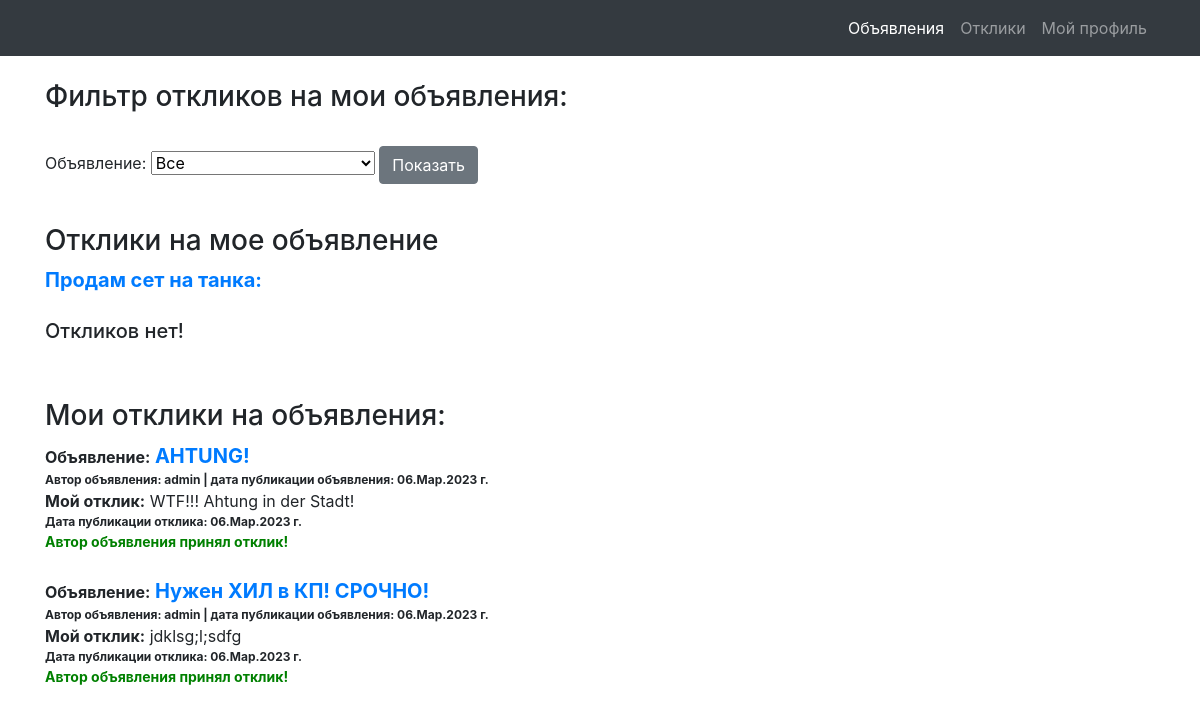
The page /responses/4 (signed in) on the database its author committed.
### board/models.py (models this page shows)
class Post(models.Model):
    Tanks = 'Танки'
    Healers = 'Хилы'
    DD = 'ДД'
    Traders = 'Торговцы'
    GM = 'Гилдмастеры'
    QG = 'Квестгиверы'
    BM = 'Кузнецы'
    LE = 'Кожевники'
    PO = 'Зельевары'
    MS = 'Мастера заклинаний'
    CATEGORY = [
        (Tanks, 'Танки'),
        (Healers, 'Хилы'),
        (Traders, 'Торговцы'),
        (GM, 'Гилдмастеры'),
        (QG, 'Квестгиверы'),
        (BM, 'Кузнецы'),
        (LE, 'Кожевники'),
        (PO, 'Зельевары'),
        (MS, 'Мастера заклинаний'),
    ]
    author = models.ForeignKey(User, on_delete=models.CASCADE)
    category = models.CharField(max_length=18, choices=CATEGORY, verbose_name='Категория')
    dateCreation = models.DateTimeField(auto_now_add=True)
    title = models.CharField(max_length=256, verbose_name='Название')
    text = RichTextField()

class Response(models.Model):
    author = models.ForeignKey(User, on_delete=models.CASCADE)
    post = models.ForeignKey(Post, on_delete=models.CASCADE)
    text = models.TextField()
    status = models.BooleanField(default=False)
    dateCreation = models.DateTimeField(auto_now_add=True)

### board/views.py (the view, shortened to what this page needs)
# urls.py: path('responses', Responses.as_view(), name='responses'),
class Responses(LoginRequiredMixin, ListView):
    model = Response
    template_name = 'responses.html'
    context_object_name = 'responses'
    def get_context_data(self, **kwargs):
        context = super(Responses, self).get_context_data(**kwargs)
        global title
        """
        Далее в условии - если пользователь попал на страницу через ссылку из письма, в которой содержится
        ID поста для фильтра - фильтр работает по этому ID
        """
        if self.kwargs.get('pk') and Post.objects.filter(id=self.kwargs.get('pk')).exists():
            title = str(Post.objects.get(id=self.kwargs.get('pk')).title)
            print(title)
        context['form'] = ResponsesFilterForm(self.request.user, initial={'title': title})
        context['title'] = title
        if title:
            post_id = Post.objects.get(title=title)
            context['filter_responses'] = list(Response.objects.filter(post_id=post_id).order_by('-dateCreation'))
            context['response_post_id'] = post_id.id
        else:
            context['filter_responses'] = list(Response.objects.filter(post_id__author_id=self.request.user).order_by('-dateCreation'))
        context['myresponses'] = list(Response.objects.filter(author_id=self.request.user).order_by('-dateCreation'))
        return context

### board/forms.py
class ResponsesFilterForm(forms.Form):
    def __init__(self, user, *args, **kwargs):
        super(ResponsesFilterForm, self).__init__(*args, **kwargs)
        self.fields['title'] = forms.ModelChoiceField(
            label='Объявление',
            queryset=Post.objects.filter(author_id=user.id).order_by('-dateCreation').values_list('title', flat=True),
            empty_label="Все",
            required=False
        )

### templates/responses.html (shortened to what this page needs)
{% extends 'default.html' %}
{% load bootstrap4 %}
{% block content %}
    <br>
    <h3>Фильтр откликов на мои объявления:</h3><br>
	<form method="POST">
        {{ form }}
		<input class="btn btn-secondary" type="submit" value="Показать">
	</form><br>
    {% if title %}
        <h3>Oтклики на мое объявление</h3>
        <a href="/post/{{ response_post_id }}" style="font-size: 20px;"><b>{{ title }}:</b></a><br>
        {% if filter_responses %}
            {% for response in filter_responses %}
                <a><b>Отклик: </b></a>{{ response.text }}<br>
                <span style="font-size: 12px;"><b>Автор отклика: {{ response.author.username }} |
                    дата публикации отклика: {{ response.dateCreation|date:'d.M.Y' }} г.</b></span><br>
                {% if response.status == False %}
                    <a href="/response/accept/{{ response.id }}" style="font-size: 12px; color:green"><b>принять</b></a>
                    <a>&nbsp;&nbsp;&nbsp;</a>
                    <a href="/response/delete/{{ response.id }}" style="font-size: 12px; color:red"><b>удалить</b></a>
                {% else %}
                    <a style="font-size: 14px; color:green"><b>отклик принят</b></a>
                {% endif %}
                <br><br>
            {% endfor %}
        {% else %}
            <br>
            <h5>Откликов нет!</h5>
        {% endif %}
    {% endif %}
    <br><br>
    <h3>Мои отклики на объявления:</h3>
    {% if myresponses %}
        {% for response in myresponses %}
            <a><b>Объявление:</b></a>
            <a href="/post/{{ response.post_id }}" style="font-size: 20px;"><b>{{ response.post.title }}</b></a><br>
            <span style="font-size: 12px;"><b>Автор объявления:  {{ response.post.author.username }} |
                дата публикации объявления: {{ response.post.dateCreation|date:'d.M.Y' }} г.</b></span><br>
            <a><b>Мой отклик:</b></a>
            {{ response.text }}<br>
            <span style="font-size: 12px;"><b>Дата публикации отклика: {{ response.dateCreation|date:'d.M.Y' }} г.</b></span><br>
            {% if response.status == True %}
                <a style="font-size: 14px; color:green"><b>Автор объявления принял отклик!</b></a>
            {% else %}
                <a style="font-size: 14px; color:red"><b>Автор объявления пока не принял отклик!</b></a>
            {% endif %}
        <br><br>
        {% endfor %}
    {% else %}
        <h5>Откликов нет!</h5>
    {% endif %}
{% endblock content %}

### rows shown on the page
Post: title "Продам сет на танка"
Response: post "AHTUNG!", post.author.username "admin", post.dateCreation "06.Мар.2023", text "WTF!!! Ahtung in der Stadt!", dateCreation "06.Мар.2023", status "Автор объявления принял отклик!"
Response: post "Нужен ХИЛ в КП! СРОЧНО!", post.author.username "admin", post.dateCreation "06.Мар.2023", text "jdklsg;l;sdfg", dateCreation "06.Мар.2023", status "Автор объявления принял отклик!"
